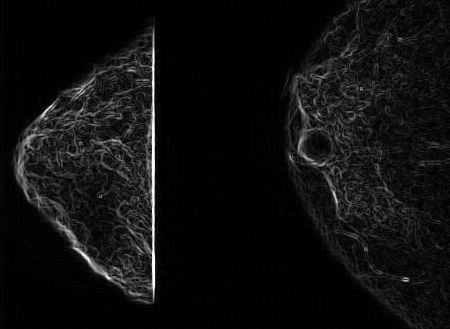
#> input picture Utileria/Final/resultado_prewittY.png, 450 x 329 px
$ python prewitt.py
#> lines starting #> are read from the running program, lines starting #| are printed output that depends on the picture
import cv2
import numpy as np

# Cargar la imagen
image = cv2.imread('resultado_prewittY.png', cv2.IMREAD_GRAYSCALE)
#> image is the input picture: shape (329, 450); min 0, max 255, mean 15.1

# Aplicar el operador Prewitt en la dirección X
kernel_x = np.array([[-1, 0, 1], [-1, 0, 1], [-1, 0, 1]])
image_prewitt_x = cv2.filter2D(image, -1, kernel_x)
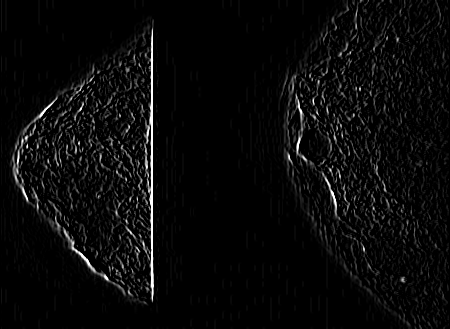
#> image_prewitt_x: shape (329, 450); min 0, max 255, mean 9.7

# Aplicar el operador Prewitt en la dirección Y
kernel_y = np.array([[-1, -1, -1], [0, 0, 0], [1, 1, 1]])
image_prewitt_y = cv2.filter2D(image, -1, kernel_y)
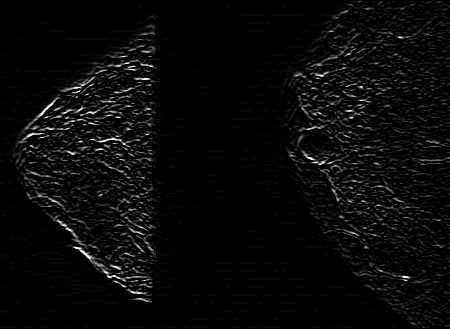
#> image_prewitt_y: shape (329, 450); min 0, max 255, mean 9

# Combinar las imágenes resultantes en la dirección X e Y para obtener el gradiente total
gradient_magnitude = cv2.addWeighted(image_prewitt_x, 0.5, image_prewitt_y, 0.5, 0)
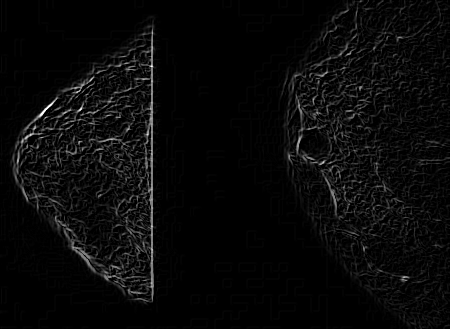
#> gradient_magnitude: shape (329, 450); min 0, max 255, mean 9.3

# Guardar el resultado en un archivo
cv2.imwrite('resultado_prewitt.jpg', gradient_magnitude)
cv2.imwrite('resultado_prewittX.jpg', image_prewitt_x)
